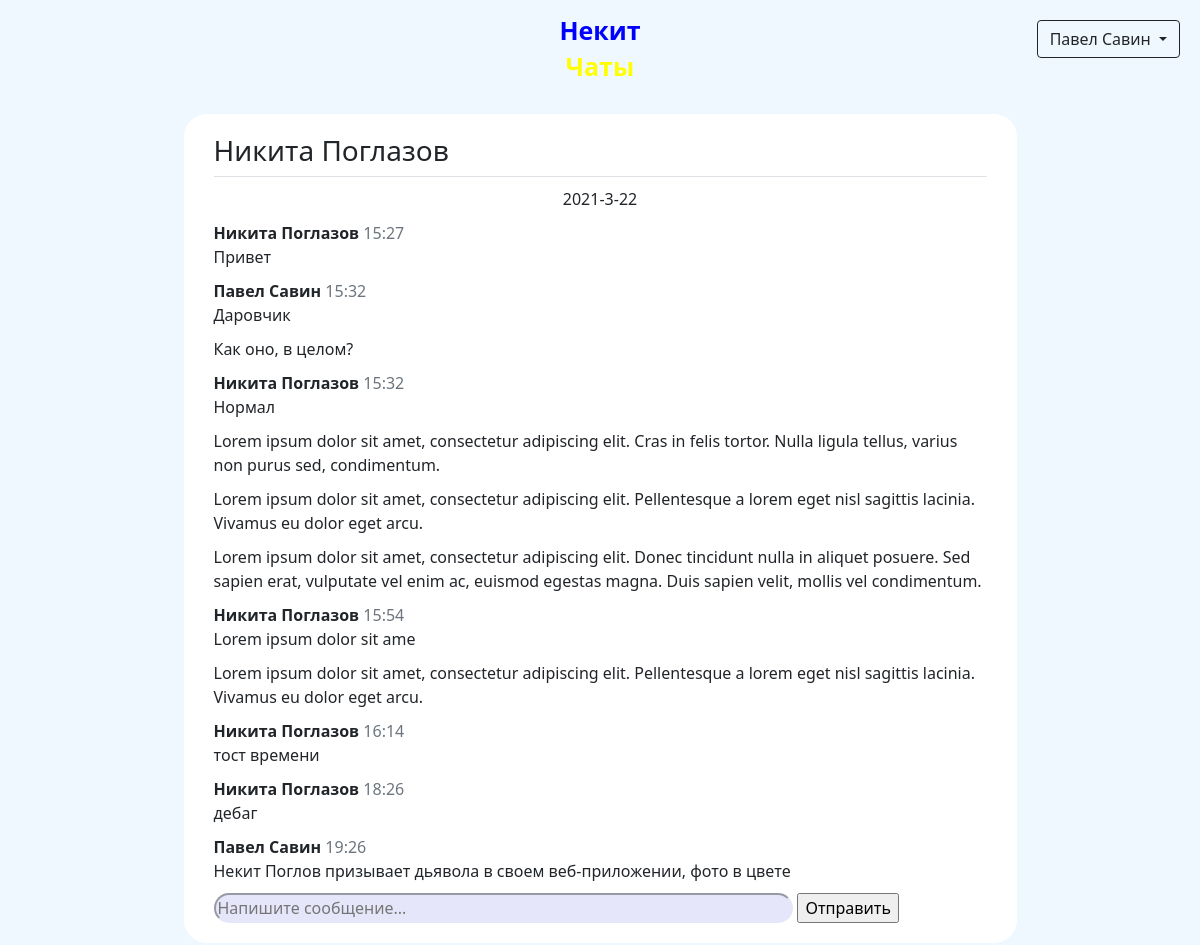
Page /conversation/1 (signed in) on the earlier database version.
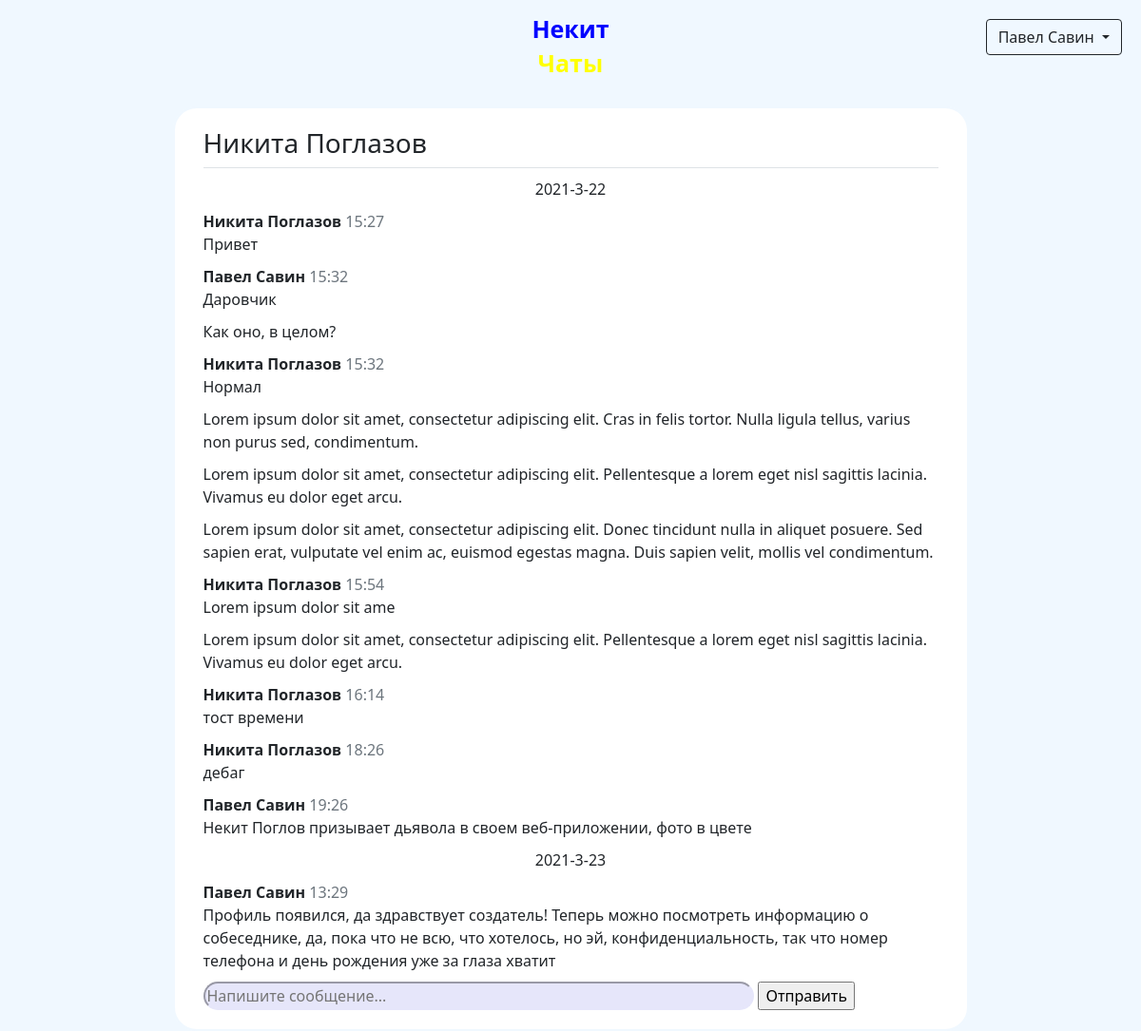
Same page on the later database version.
### data/models/user.py (models this page shows, shortened)
class User(SqlAlchemyBase, UserMixin):
    __tablename__ = 'users'
    id = Column(Integer, autoincrement=True, primary_key=True)
    name = Column(String)
    surname = Column(String)
    birthday = Column(DateTime)
    email = Column(String, unique=True)
    phone_number = Column(String, unique=True)
    hashed_password = Column(String)
    registration_time = Column(DateTime, default=datetime.now)

### data/models/message.py (models this page shows)
class Message(SqlAlchemyBase):
    __tablename__ = 'messages'
    id = Column(Integer, autoincrement=True, primary_key=True)
    to_id = Column(Integer, ForeignKey("users.id"))
    from_id = Column(Integer, ForeignKey("users.id"))
    content_id = Column(Integer, ForeignKey("contents.id"))
    created_at = Column(DateTime, default=datetime.now)
    sender = relationship("User", foreign_keys=[from_id])
    receiver = relationship("User", foreign_keys=[to_id])
    content = relationship("Content")

### data/models/content.py (models this page shows)
class Content(SqlAlchemyBase):
    __tablename__ = 'contents'
    id = Column(Integer, autoincrement=True, primary_key=True)
    content = Column(String)

### main.py (the view, shortened to what this page needs)
@app.route('/conversation/<int:user_id>', methods=['POST', 'GET'])
@login_required
def conversation(user_id):
    form = MessageForm()
    session = create_session()
    messages = session.query(Message).filter(((Message.to_id == current_user.id) & (Message.from_id == user_id)) |
                                             ((Message.from_id == current_user.id) & (Message.to_id == user_id)))
    companion = session.query(User).filter(User.id == user_id).first()
    return render_template('chat.html', form=form, messages=messages, companion=companion)

### data/forms.py
class MessageForm(FlaskForm):
    message_field = StringField()
    send_field = SubmitField('Отправить')

### data/db_session.py (called while the page is built)
def create_session() -> Session:
    global __factory
    return __factory()

### main.py (called while the page is built)
@login_manager.user_loader
def load_user(user_id):
    session = create_session()
    return session.query(User).get(user_id)

### templates/chat.html (shortened to what this page needs)
{% extends "base.html" %}
{% block content %}
<form class="clearfix w-75" method="post" novalidate>
    <div>
        <div class="border-bottom">
            <h3>{{ companion.name }} {{ companion.surname }}</h3>
        </div>
        {% for msg in messages %}
            <div>
                {% if loop.previtem is defined %}
                    {% if (loop.previtem.created_at.day != msg.created_at.day) or (loop.previtem.created_at.month != msg.created_at.month)
                    or (loop.previtem.created_at.year != msg.created_at.year) %}
                        <div class="text-center">{{ msg.created_at.year }}-{{ msg.created_at.month }}-{{ msg.created_at.day }}</div>
                    {% endif %}
                    {% if loop.previtem.sender != msg.sender or loop.previtem.created_at.minute != msg.created_at.minute %}
                        <b>{{ msg.sender.name }} {{ msg.sender.surname }}</b>
                        <span class="text-secondary">{{ msg.created_at.hour }}:{{ msg.created_at.minute }}</span>
                        <br>
                    {% endif %}
                {% else %}
                    <div class="text-center">{{ msg.created_at.year }}-{{ msg.created_at.month }}-{{ msg.created_at.day }}</div>
                    <b>{{ msg.sender.name }} {{ msg.sender.surname }}</b>
                    <span class="text-secondary">{{ msg.created_at.hour }}:{{ msg.created_at.minute }}</span>
                    <br>
                {% endif %}
                {{ msg.content.content }}
            </div>
        {% endfor %}
        <div class="message_input_box" id="page-bottom">
            {{ form.message_field(class="message-field w-75", placeholder="Напишите сообщение...") }}
            {{ form.send_field() }}
        </div>
    </div>
</form>
{% endblock %}

### templates/base.html (shortened to what this page needs)
<!DOCTYPE html>
<html lang="en">
<head>
    <link rel="stylesheet" href="/static/css/style.css">
    <link rel="stylesheet" href="https://cdn.jsdelivr.net/npm/bootstrap@5.0.0-beta1/dist/css/bootstrap.min.css"
>
</head>
<body>
<header>
    {% if current_user.is_authenticated %}
        <div class="dropdown float-end">
            <button class="btn btn-outline-dark dropdown-toggle" type="button" id="dropdownMenuButton" data-toggle="dropdown" aria-haspopup="true" aria-expanded="false">
                {{ current_user.name }} {{ current_user.surname }}
            </button>
        </div>
    {% else %}
        <a class="btn btn-outline-dark register float-end" href="/register">Зарегистрироваться</a>
        <a class="btn btn-outline-dark login float-end" href="/login">Войти</a>
    {% endif %}
    <div class="logo">
        <a href="/">
            <p class="nekit">Некит</p>
            <p class="chats">Чаты</p>
        </a>
    </div>
</header>
<main role="main" class="container clearfix">
    {% block content %}{% endblock %}
</main>
</body>
</html>

### static/css/style.css (style rules this page uses)
body { background-color: aliceblue !important; }
.logo { text-align: center; margin-left: auto; margin-right: auto; margin-top: 10px; margin-bottom: 10px; max-width: 150px; font-size: 25px; font-weight: 700; line-height: 20px; }
a { text-decoration: none !important; }
header { overflow: hidden; background-color: aliceblue; margin-bottom: 10px; padding: 10px; }
.nekit { color: blue; }
.chats { color: yellow; }
div { margin: 10px; }
form { margin-left: auto; margin-right: auto; max-width: max-content; background-color: white; border: solid 2px aliceblue; border-radius: 25px; padding: 10px; }
.message-field { background-color: lavender; border-radius: 15px; border-color: lavender; outline: none }

Differences in the rows shown:
added Message: created_at.year "2021", created_at.month "3", created_at.day "23", sender.name "Павел", sender.surname "Савин", created_at.hour "13", created_at.minute "29", content.content "Профиль появился, да здравствует создатель! Теперь можно посмотреть информацию о собеседнике, да, пока что не всю, что хотелось, но эй, конфиденциальность, так что номер телефона и день рождения уже за глаза хватит"
